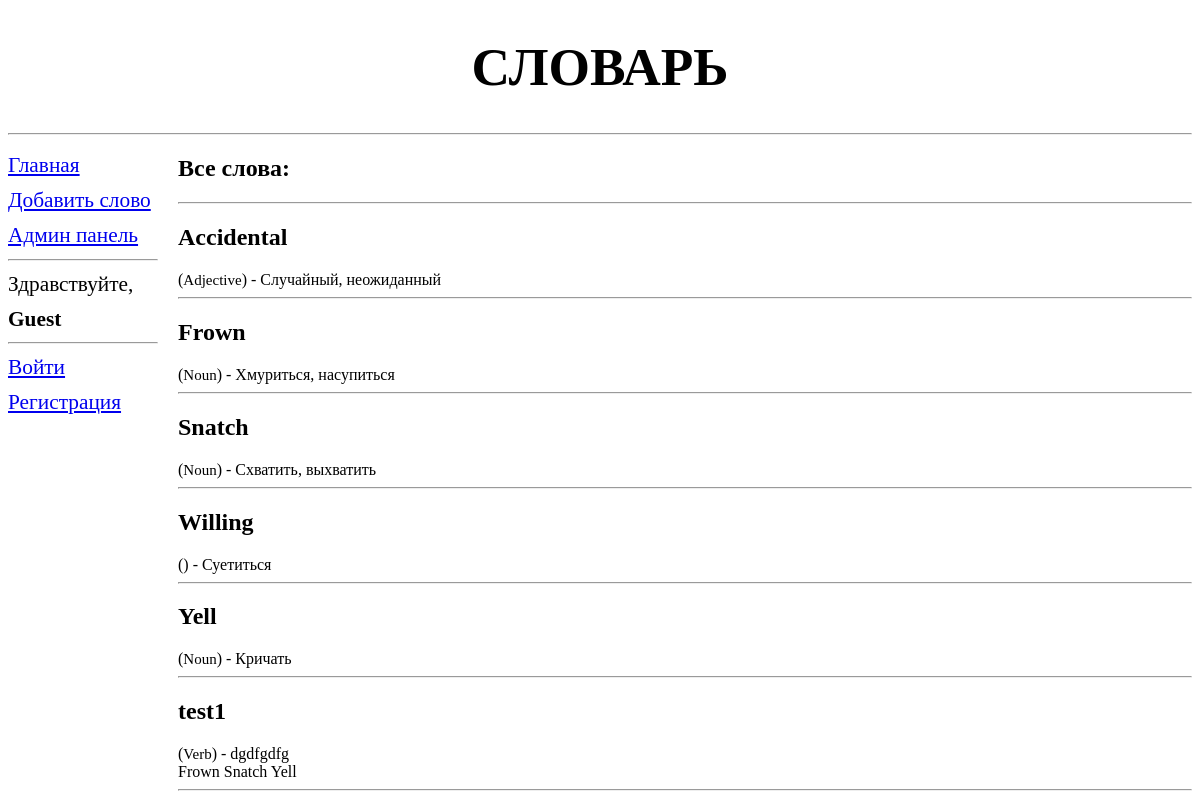
The app's page /, older data.
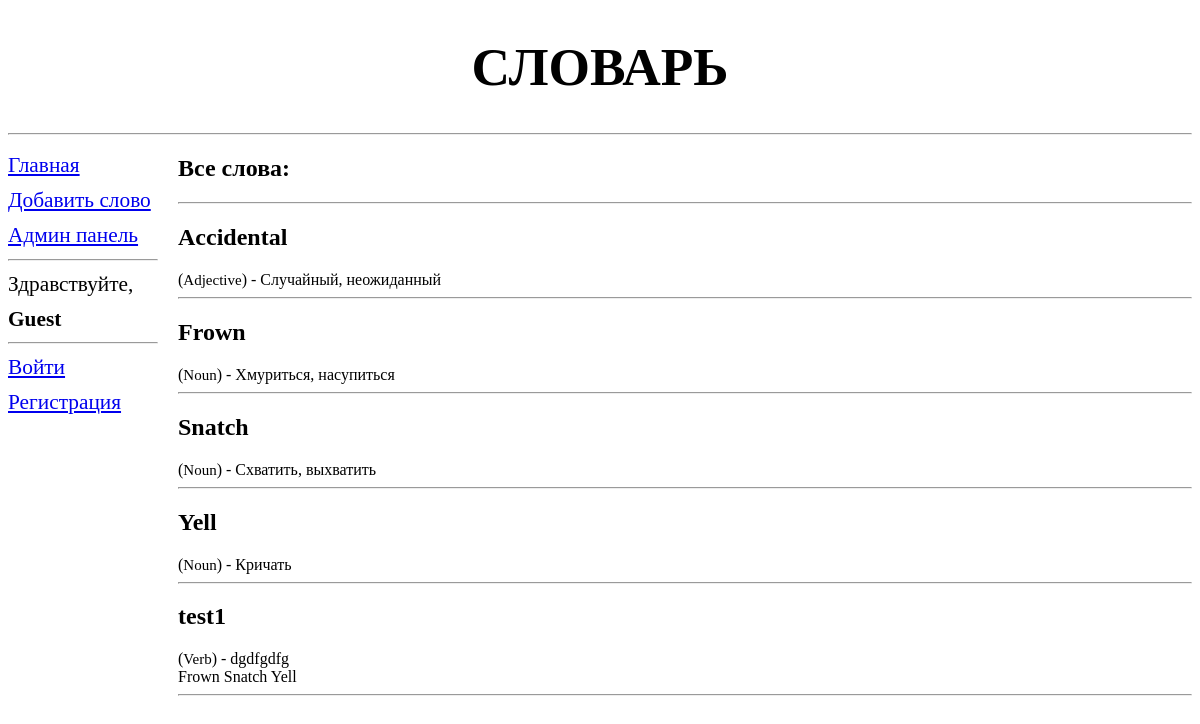
The same page, newer data.
### addwords/models.py (models this page shows)
class Word(models.Model):
    class Meta:
        verbose_name = "Слово"
        verbose_name_plural = "Слова"
        unique_together = (('word', 'language'), # уникальные сочетания полей в модели
                           (('word', 'type', 'translation')))
        ordering = ['word', 'type'] # параметры сортировки записей по умолчанию
    TYPE = (
        (None, "Выберите тип слова"), # заменяет --------- на Выберите тип слова
        ('Verb', 'Verb (сущ.)' ),
        ('Noun', 'Noun (глаг.)'),
        ('Adjective', 'Adjective (прил.)'),
    )
    word = models.CharField(max_length=20, null=True, blank=False, verbose_name="Слово")
    language = models.ForeignKey("Language", on_delete=models.PROTECT, verbose_name="Язык", related_name='words') #, limit_chices_to={}
    type = models.CharField(max_length=10, choices=TYPE, blank=True)
    translation = models.CharField(max_length=25, verbose_name="Перевод")
    discription = models.TextField(blank=True, verbose_name="Доп. комментарий к переводу")
    synonyms = models.ManyToManyField("Word", verbose_name="Синонимы", related_name='+', blank=True)
    def __str__(self):
        return self.word
    def get_synonyms(self):
        return [s.__str__() for s in self.synonyms.all()]

### addwords/views.py (the view)
# urls.py: path('', main, name='main'),
def main(request):
	AMOUNT_OF_WORDS = 6
	if request.GET.get('selecter', False) not in ("None", False):
		sort_name = str(request.GET.get('selecter', False))
		words = Word.objects.order_by(sort_name)[:AMOUNT_OF_WORDS]
	else:
		words = Word.objects.all()[:AMOUNT_OF_WORDS]
	context = {"words":words}
	return render(request=request, template_name="addwords/main.html", context=context)

### addwords/templates/addwords/main.html (shortened to what this page needs)
{% extends "basic.html" %}
{%  block page_title %}
Словарь
{% endblock %}
{% block content %}
    <h1>Все слова:</h1>
    <hr>
    {% for word in words %}
        <h2>{{ word.word }} </h2> (<p5>{{ word.type }}</p5>) - <p2>{{ word.translation }} <br></2>
        {% for s in word.get_synonyms %}
            {{ s }}
        {% endfor %}
        <hr>
    {% endfor %}
{% endblock %}

Row changes from the older to the newer data that the page shows:
removed Word: word "Willing", translation "Суетиться"
